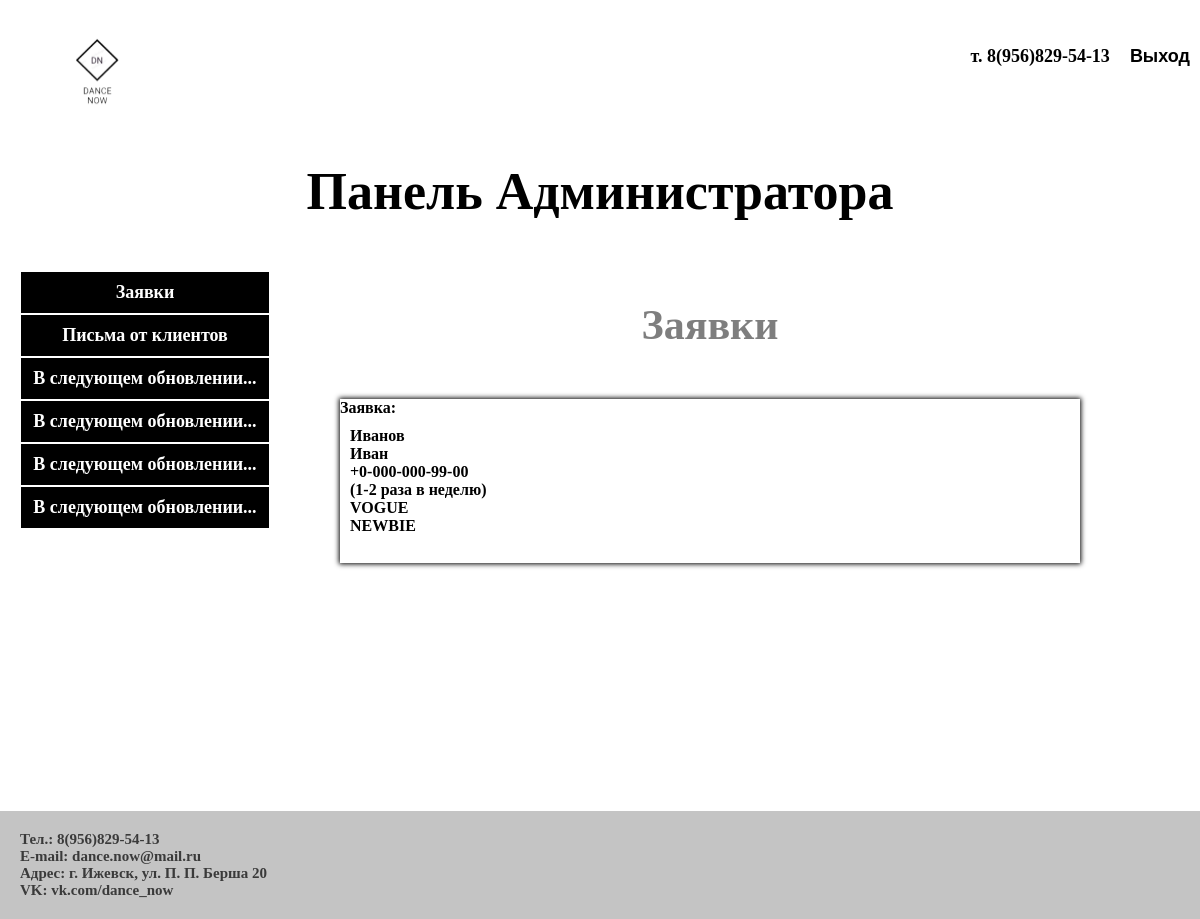
/adminka, run on an earlier commit of the app's database.
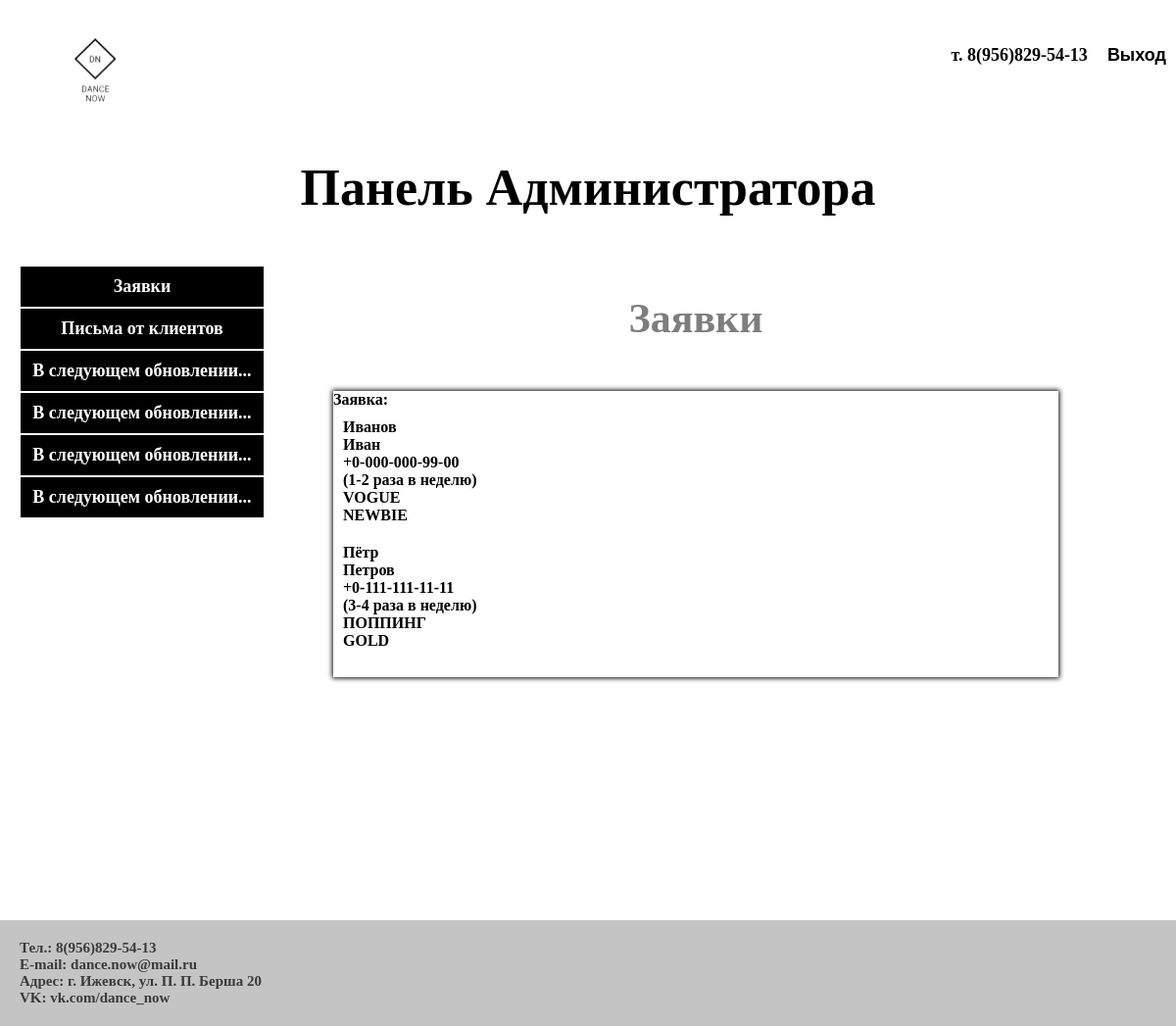
And on a later commit of the database.
### data/statement.py (models this page shows)
class Statement(SqlAlchemyBase):
    __tablename__ = 'statement'
    id = sqlalchemy.Column(sqlalchemy.Integer,
                           primary_key=True, autoincrement=True)
    name = sqlalchemy.Column(sqlalchemy.TEXT)
    lastname = sqlalchemy.Column(sqlalchemy.TEXT)
    email = sqlalchemy.Column(sqlalchemy.TEXT)
    level = sqlalchemy.Column(sqlalchemy.TEXT)
    country = sqlalchemy.Column(sqlalchemy.TEXT)
    day = sqlalchemy.Column(sqlalchemy.TEXT)

### main.py (the view)
@app.route("/adminka")
def adminka():
    statement_list = []
    db_sess = db_session.create_session()
    for item in db_sess.query(Statement).all():
        statement_list.append({"firstname": item.name,
                               "lastname": item.lastname,
                               "email": item.email,
                               "day": item.day,
                               "country": item.country,
                               "level": item.level})
    db_sess.close()
    return render_template("adminka.html", statement=statement_list)

### data/db_session.py (called while the page is built)
def create_session() -> Session:
    global __factory
    return __factory()

### templates/adminka.html (shortened to what this page needs)
<html>
    <head>
        <link rel="stylesheet" href="../static/css/main.css">
        <link rel="stylesheet" href="../static/css/index.css">
        <link rel="stylesheet" href="../static/css/adminka.css">
    </head>
    <body>
        <header>
            <div class="header-header">
                <div class="logo-img-pricol">
                    <a href="index"><img class="logotype-img" src="../static/img/logotype.png" alt=""></a>
                </div>
                <div class="block-text-rigth-header">
                    <div class="otstup-block">
                        <p>т. 8(956)829-54-13</p>
                    </div>
                    <div class="text-auth-reg otstup-block">
                        <a href="index">Выход</a>
                    </div>
                </div>
            </div>
        </header>
        <main>
            <h1>Панель Администратора</h1>
            <div class="block-adminka">
                <div class="menu-admin">
                    <a class="a-admin" href="adminka">Заявки</a>
                    <a class="a-admin" href="admin-pisma">Письма от клиентов</a>
                    <a class="a-admin" href="">В следующем обновлении...</a>
                    <a class="a-admin" href="">В следующем обновлении...</a>
                    <a class="a-admin" href="">В следующем обновлении...</a>
                    <a class="a-admin" href="">В следующем обновлении...</a>
                </div>
                <div class="admin-info">
                    <h2 class="h2-admin">Заявки</h2>
                    <div>
                        <div class="block-otziv-top">
                            <div>
                                <p class="text-header-otziv">Заявка:</p>
                            </div>
                            {% for item in statement %}
                            <div class="otziv-main">
                                <p class="text-header-otziv">{{item["firstname"]}}</p>
                                <p class="text-header-otziv">{{item["lastname"]}}</p>
                                <p class="text-header-otziv">{{item["email"]}}</p>
                                <p class="text-header-otziv">{{item["day"]}}</p>
                                <p class="text-header-otziv">{{item["country"]}}</p>
                                <p class="text-header-otziv">{{item["level"]}}</p>
                            </div>
                            {% endfor %}
                            <br>
                        </div>
                    </div>
                </div>
            </div>
        </main>
        <br>
        <br>
        <br>
        <br>
        <br>
        <br>
        <br>
        <br>
        <br>
        <br>
        <br>
        <footer>
            <p class="text-footer">Тел.: 8(956)829-54-13</p>
            <p class="text-footer">E-mail: dance.now@mail.ru</p>
            <p class="text-footer">Адрес: г. Ижевск, ул. П. П. Берша 20</p>
            <p class="text-footer">VK: vk.com/dance_now</p>
        </footer>
    </body>
</html>

### static/css/main.css (style rules this page uses)
* { padding: 0px; margin: 0px; }
p { font-family: "CodePro"; font-weight: bold; font-size: 18px; }
a { text-decoration: none; color: black; font-family: Arial, Helvetica, sans-serif; font-weight: bold; font-size: 18px; transition: 0.2s; }
.logotype-img { width: 63.77px; height: 77.33px; margin-top: 33px; margin-left: 65px; border-bottom: 2px solid white; transition: 0.2s; }
.text-auth-reg { display: inline-flex; text-align: center; }
.header-header { display: flex; flex-wrap: nowrap; flex-direction: row; justify-content: space-between; }
.block-text-rigth-header { display: flex; justify-content: center; align-items: center; }
.otstup-block { margin-left: 10px; margin-right: 10px; }
h1 { font-family: "CodePro"; text-align: center; font-size: 52px; margin-top: 50px; margin-bottom: 30px; }
h2 { font-family: "CodePro"; text-align: left; font-size: 42px; margin-top: 50px; color: black; opacity: 0.5; }
footer { background-color: #C4C4C4; padding: 20px; }
.block-otziv-top { box-shadow: 0px 0px 5px 1px black; margin: 50px; }
.text-header-otziv { font-size: 16px; }
.otziv-main { padding: 10px; font-family: 'CodePro'; font-size: 14px; }

### static/css/index.css (style rules this page uses)
.text-footer { opacity: 0.7; font-family: "CodePro"; font-size: 15px; }

### static/css/adminka.css (style rules this page uses)
.a-admin { font-family: "CodePro"; background-color: rgb(0, 0, 0); color: white; padding: 10px; border: 1px solid white; }
.menu-admin { display: flex; flex-direction: column; width: 250px; text-align: center; padding: 20px; }
.block-adminka { display: flex; }
.h2-admin { text-align: center; }
.admin-info { width: 70vw; }

What changed in the data, as far as the page shows it:
added Statement: firstname "Пётр", lastname "Петров", email "+0-111-111-11-11", day "(3-4 раза в неделю)", country "ПОППИНГ", level "GOLD"
